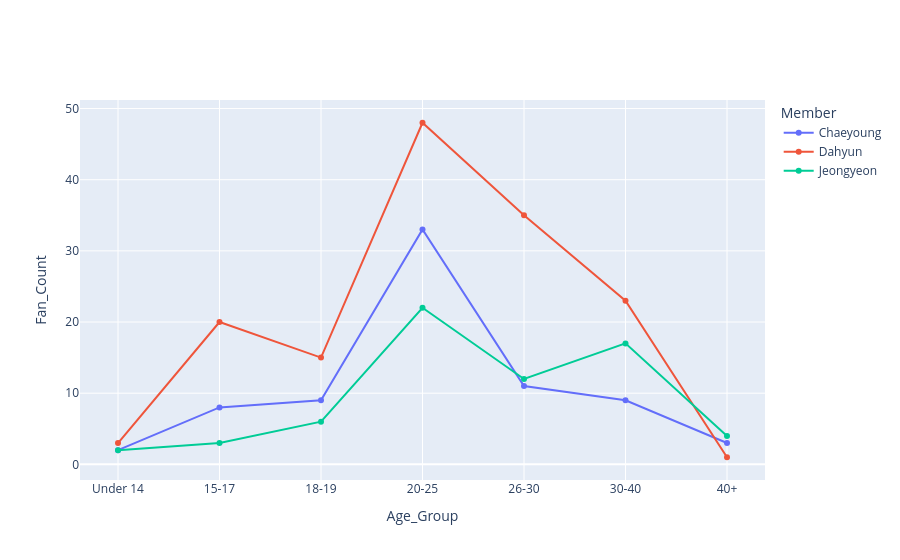

The notebook cell saved with this chart:
### Code cell
import plotly.graph_objects as go

df_twice = pd.read_csv('data/Twice Mega Survey 2021.csv')
bias = "Who is your bias (Favorite Twice Member) or current favorite member (if you don't have a bias)?"
age = "What is your age group?"

filtered_down = df_twice[[age, bias]].value_counts().reset_index().pivot(index=age, columns=bias, values=0).fillna(0)
filtered_down = filtered_down.reindex(index = ['Under 14', '15-17', '18-19', '20-25', '26-30', '30-40', '40+'])
filtered_down.reset_index(inplace=True)

#fig = go.Figure(data=[
 #   go.Line(name='Jessica', x=df['Exam'], y=df['Jessica']),
#    go.Line(name='John', x=df['Exam'], y=df['John']),
#    go.Line(name='Alex', x=df['Exam'], y=df['Alex'])
#])


fig = go.Figure(data=[
    go.Line(name='Chaeyoung', x=filtered_down[age], y=filtered_down['Chaeyoung']),
    go.Line(name='Dahyun', x=filtered_down[age], y=filtered_down['Dahyun']),
    go.Line(name='Jeongyeon', x=filtered_down[age], y=filtered_down['Jeongyeon'])
])

fig.update_layout(
    xaxis_title='Age_Group',
    yaxis_title='Fan_Count',
    legend_title='Member',
)

### Figure 1 — Plotly figure (JSON) as saved in the notebook; plotly's stock layout.template omitted (floating-point values rounded to 4 significant figures)
{"data": [{"name": "Chaeyoung", "type": "scatter", "x": ["Under 14", "15-17", "18-19", "20-25", "26-30", "30-40", "40+"], "y": [2, 8, 9, 33, 11, 9, 3]}, {"name": "Dahyun", "type": "scatter", "x": ["Under 14", "15-17", "18-19", "20-25", "26-30", "30-40", "40+"], "y": [3, 20, 15, 48, 35, 23, 1]}, {"name": "Jeongyeon", "type": "scatter", "x": ["Under 14", "15-17", "18-19", "20-25", "26-30", "30-40", "40+"], "y": [2, 3, 6, 22, 12, 17, 4]}], "layout": {"autosize": true, "legend": {"title": {"text": "Member"}}, "xaxis": {"autorange": true, "range": [-0.3609, 6.361], "title": {"text": "Age_Group"}, "type": "category"}, "yaxis": {"autorange": true, "range": [-2.879, 51.88], "title": {"text": "Fan_Count"}, "type": "linear"}}}
